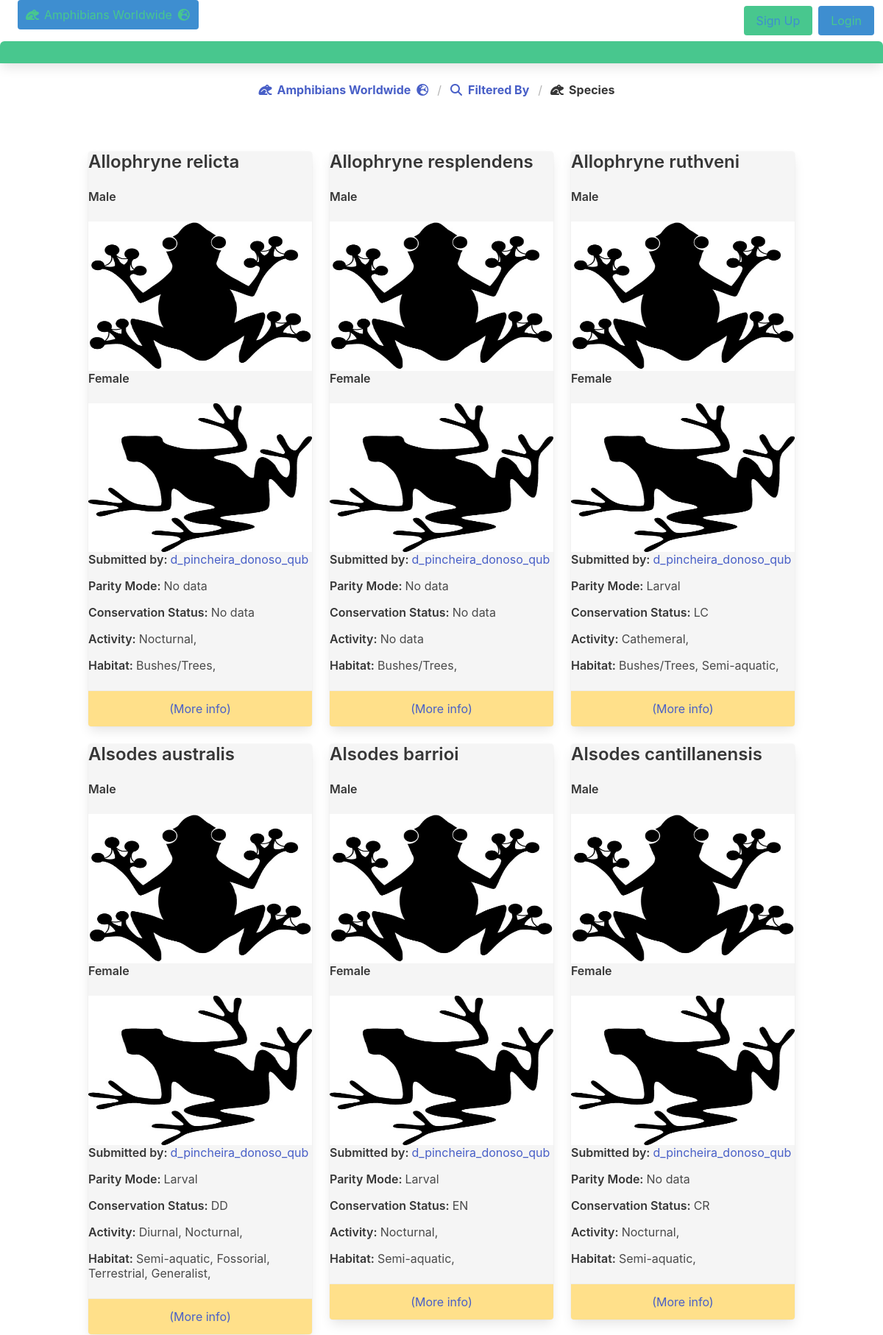
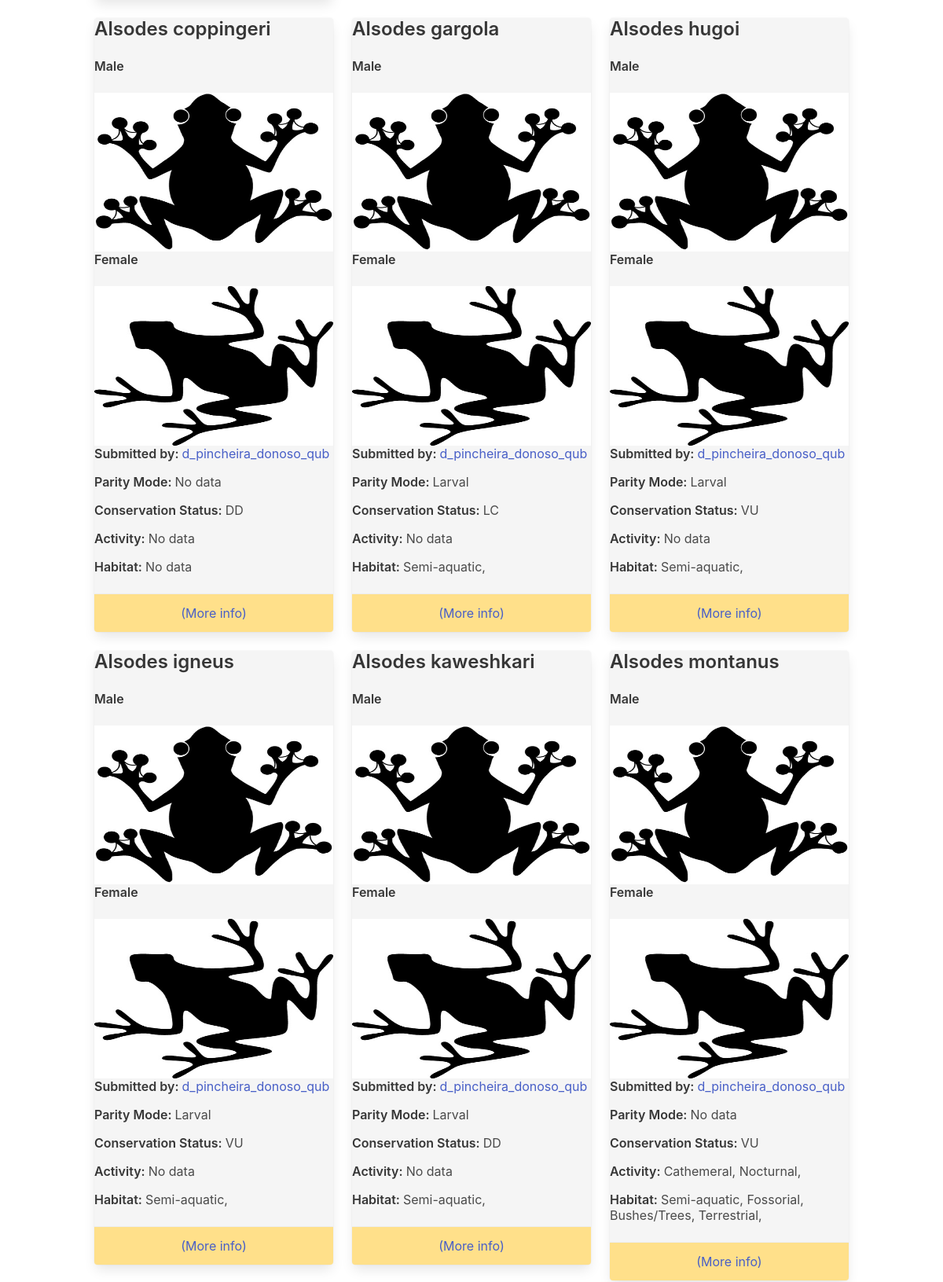
/home/search/species (upper part), run on the app's committed database (2 pictures, top to bottom).
### home/models.py (models this page shows, shortened)
class Species(models.Model):
    species_id = models.AutoField(primary_key=True)
    species_name_common = models.CharField(max_length=200, blank=True, null=True)
    species_name_latin = models.CharField(max_length=200, blank=True, null=True)
    size_max_male = models.FloatField(blank=True, null=True, validators=[validate_negative])
    size_max_female = models.FloatField(blank=True, null=True, validators=[validate_negative])
    size_max_record = models.FloatField(blank=True, null=True, validators=[validate_negative])
    longevity = models.FloatField(blank=True, null=True, validators=[validate_negative])
    clutch_min = models.IntegerField(blank=True, null=True, validators=[validate_negative])
    clutch_max = models.IntegerField(blank=True, null=True, validators=[validate_negative])
    clutch_avg = models.FloatField(blank=True, null=True, validators=[validate_negative])
    egg_diameter = models.FloatField(blank=True, null=True, validators=[validate_negative])
    range_size = models.FloatField(blank=True, null=True, validators=[validate_negative])
    elevation_min = models.IntegerField(blank=True, null=True)
    elevation_max = models.FloatField(blank=True, null=True)
    elevation_avg = models.FloatField(blank=True, null=True)
    img_uri_male = models.ImageField(null=True, blank=True, upload_to="images/")
    img_uri_female = models.ImageField(null=True, blank=True, upload_to="images/")
    verif_status = models.BooleanField(default = True, blank=False, null=False)
    parity_mode = models.ForeignKey(Parity_Mode, on_delete=models.DO_NOTHING, blank=True, null=True)
    pop_trend = models.ForeignKey(Pop_Trend, on_delete=models.DO_NOTHING, blank=True, null=True)
    iucn = models.ForeignKey(IUCN, on_delete=models.DO_NOTHING, blank=True, null=True)
    genus = models.ForeignKey(Genus, on_delete=models.DO_NOTHING, blank=True, null=True)
    user = models.ForeignKey(User,  default='3', on_delete=models.DO_NOTHING)
    class Meta:
        managed = True
        db_table = 'species'

class Genus(models.Model):
    genus_id = models.AutoField(primary_key=True)
    genus_name = models.CharField(max_length=200)
    family = models.ForeignKey(Family, on_delete=models.CASCADE)
    class Meta:
        managed = False
        db_table = 'genus'

class Activity(models.Model):
    activity_id = models.AutoField(primary_key=True)
    activity_kind = models.CharField(max_length=200)
    species_activities = models.ManyToManyField(Species, through='Activity_Species', through_fields=('activity', 'species'))
    class Meta:
        managed = False
        db_table = 'activity'

class Micro_Habitat(models.Model):
    micro_habitat_id = models.AutoField(primary_key=True)
    micro_habitat_name = models.CharField(max_length=200)
    species_micro_habitats = models.ManyToManyField(Species, through='Micro_Habitat_Species', through_fields=('micro_habitat', 'species'))
    class Meta:
        managed = False
        db_table = 'micro_habitat'

class Parity_Mode(models.Model):
    parity_mode_id = models.AutoField(primary_key=True)
    parity_mode_desc = models.CharField(max_length=200)
    class Meta:
        managed = False
        db_table = 'parity_mode'

class IUCN(models.Model):
    iucn_id = models.AutoField(primary_key=True)
    iucn_status = models.CharField(max_length=200)
    class Meta:
        managed = False
        db_table = 'iucn'

### home/views.py (the view)
# urls.py: path('search/species', views.Species_List_View.as_view(), name = 'species'),
class Species_List_View(ListView):
    paginate_by = 20
    model = Species
    template_name = "home/search/species.html"
    context_object_name = 'species_list'

### home/templates/home/search/species.html (shortened to what this page needs)
{% extends 'base.html' %}
{% load static %}
{% block content %}
<article class="panel is-success">
  <p class="panel-heading">
  </p>
</article>
<nav class="breadcrumb is-centered" aria-label="breadcrumbs">
  <ul>
    <li><a href="{% url 'home:index' %}"><span class="icon is-small">
          <i class="fa-solid fa-frog"></i>
        </span>
        <span><strong>Amphibians Worldwide</strong></span>
        <span class="icon is-small">
          <i class="fa-solid fa-earth-europe"></i>
        </span></a></li>
    <li><a href="javascript:history.back()" aria-current="page"><span class="icon is-small">
          <i class="fa-solid fa-magnifying-glass"></i>
        </span>
        <span><strong>Filtered By</strong>
        </span></a></li>
    <li class="is-active"><a href="#" aria-current="page"><span class="icon is-small">
          <i class="fa-solid fa-frog"></i>
        </span>
        <span><strong>Species</strong>
        </span></a></li>
  </ul>
</nav>
<section class="section">
  <div class="container">
    <div class="columns is-multiline  is-mobile">
      {% for species in species_list %}
      {% if species.verif_status == True %}
      <div class="column is-one-third">
        <div class="card csscard has-background-light">
          <div class="content cardcontent">
            <p class="title is-4">{{ species.genus.genus_name }} {{ species.species_name_latin }}</p>
          </div>
          <div class="card-image csscardimage">
            <p class="subtitle is-6"> <strong>Male</strong></p>
            {% if species.img_uri_male%}
            <figure class="is-flex is-align-items-center is-justify-content-center image is-3by2">
              <img src="{{ species.img_uri_male.url }}">
            </figure>
            {% else %}
            <figure class="is-flex is-align-items-center is-justify-content-center image is-3by2">
              <img src="{% static 'home/images/male_frog.jpg' %}">
            </figure>
            {% endif %}
            <p class="subtitle is-6"><strong>Female</strong></p>
            {% if species.img_uri_female%}
            <figure class="is-flex is-align-items-center is-justify-content-center image is-3by2">
              <img src="{{ species.img_uri_female.url }}">
            </figure>
            {% else %}
            <figure class="is-flex is-align-items-center is-justify-content-center image is-3by2">
              <img src="{% static 'home/images/female_frog.jpg' %}">
            </figure>
            {% endif %}
          </div>
          <div class="content cardcontent">
            <p class="subtitle is-6"><strong>Submitted by: </strong> <a
                href="{% url 'home:profile_page' species.user.pk %}">{{species.user.username }}</a></p>
            {% if species.parity_mode.parity_mode_desc %}
            <p class="subtitle is-6"><strong>Parity Mode: </strong>{{ species.parity_mode.parity_mode_desc }}</p>
            {% else %}
            <p class="subtitle is-6"><strong>Parity Mode: </strong>No data</p>
            {% endif %}
            {% if species.iucn.iucn_status %}
            <p class="subtitle is-6"><strong>Conservation Status: </strong> {{ species.iucn.iucn_status }} </p>
            {% else %}
            <p class="subtitle is-6"><strong>Conservation Status: </strong>No data</p>
            {% endif %}
            {% if species.activity_set.all %}
            <p class="subtitle is-6"><strong>Activity: </strong> {% for activities in species.activity_set.all %}
              {{ activities.activity_kind }},
              {% endfor %}</p>
            {% else %}
            <p class="subtitle is-6"><strong>Activity: </strong>No data</p>
            {% endif %}
            {% if species.micro_habitat_set.all %}
            <p class="subtitle is-6"><strong>Habitat: </strong>{% for micro_habitats in species.micro_habitat_set.all %}
              {{ micro_habitats.micro_habitat_name }},
              {% endfor %}</p>
            {% else %}
            <p class="subtitle is-6"><strong>Habitat: </strong>No data</p>
            {% endif %}
          </div>
          <footer class="card-footer has-background-warning">
            <a href="{% url 'home:species_detail' species.pk %}" class='card-footer-item'>(More info)</a>
          </footer>
        </div>
      </div>
      {% endif %}
      {% endfor %}
    </div>
    {% for contact in page_obj %}
    {{ contact.full_name|upper }}<br>
    {% endfor %}
  </div>
</section>
{% endblock %}

### static/home/css/myui.css (style rules this page uses)
.image img { width: auto; height: auto; max-width: 100%; max-height: 100%; }

### data on the page
Species: genus.genus_name "Allophryne", species_name_latin "relicta", verif_status True (drawn), user.username "d_pincheira_donoso_qub", shows "Parity Mode:", shows "Conservation Status:"
Activity: activity_kind "Nocturnal"
Micro_Habitat: micro_habitat_name "Bushes/Trees"
Species: genus.genus_name "Allophryne", species_name_latin "resplendens", verif_status True (drawn), user.username "d_pincheira_donoso_qub", shows "Parity Mode:", shows "Conservation Status:", shows "Activity:"
Species: genus.genus_name "Allophryne", species_name_latin "ruthveni", verif_status True (drawn), user.username "d_pincheira_donoso_qub", parity_mode.parity_mode_desc "Larval", iucn.iucn_status "LC"
Activity: activity_kind "Cathemeral"
Micro_Habitat: micro_habitat_name "Semi-aquatic"
Species: genus.genus_name "Alsodes", species_name_latin "australis", verif_status True (drawn), user.username "d_pincheira_donoso_qub", parity_mode.parity_mode_desc "Larval", iucn.iucn_status "DD"
Activity: activity_kind "Diurnal"
Micro_Habitat: micro_habitat_name "Fossorial"
Micro_Habitat: micro_habitat_name "Terrestrial"
Micro_Habitat: micro_habitat_name "Generalist"
Species: genus.genus_name "Alsodes", species_name_latin "barrioi", verif_status True (drawn), user.username "d_pincheira_donoso_qub", parity_mode.parity_mode_desc "Larval", iucn.iucn_status "EN"
Species: genus.genus_name "Alsodes", species_name_latin "cantillanensis", verif_status True (drawn), user.username "d_pincheira_donoso_qub", shows "Parity Mode:", iucn.iucn_status "CR"
Species: genus.genus_name "Alsodes", species_name_latin "coppingeri", verif_status True (drawn), user.username "d_pincheira_donoso_qub", shows "Parity Mode:", iucn.iucn_status "DD", shows "Activity:", shows "Habitat:"
Species: genus.genus_name "Alsodes", species_name_latin "gargola", verif_status True (drawn), user.username "d_pincheira_donoso_qub", parity_mode.parity_mode_desc "Larval", iucn.iucn_status "LC", shows "Activity:"
Species: genus.genus_name "Alsodes", species_name_latin "hugoi", verif_status True (drawn), user.username "d_pincheira_donoso_qub", parity_mode.parity_mode_desc "Larval", iucn.iucn_status "VU", shows "Activity:"
Species: genus.genus_name "Alsodes", species_name_latin "igneus", verif_status True (drawn), user.username "d_pincheira_donoso_qub", parity_mode.parity_mode_desc "Larval", iucn.iucn_status "VU", shows "Activity:"
Species: genus.genus_name "Alsodes", species_name_latin "kaweshkari", verif_status True (drawn), user.username "d_pincheira_donoso_qub", parity_mode.parity_mode_desc "Larval", iucn.iucn_status "DD", shows "Activity:"
Species: genus.genus_name "Alsodes", species_name_latin "montanus", verif_status True (drawn), user.username "d_pincheira_donoso_qub", shows "Parity Mode:", iucn.iucn_status "VU"
